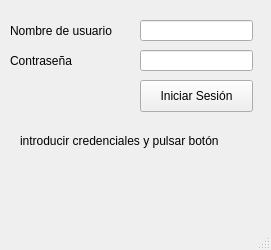
<?xml version="1.0" encoding="UTF-8"?>
<ui version="4.0">
 <class>MainWindow</class>
 <widget class="QMainWindow" name="MainWindow">
  <property name="geometry">
   <rect>
    <x>0</x>
    <y>0</y>
    <width>271</width>
    <height>250</height>
   </rect>
  </property>
  <property name="windowTitle">
   <string>escobaUnemi</string>
  </property>
  <property name="documentMode">
   <bool>false</bool>
  </property>
  <widget class="QWidget" name="centralwidget">
   <widget class="QPushButton" name="iniciarSesion">
    <property name="geometry">
     <rect>
      <x>140</x>
      <y>80</y>
      <width>113</width>
      <height>32</height>
     </rect>
    </property>
    <property name="text">
     <string>Iniciar Sesión</string>
    </property>
   </widget>
   <widget class="QLineEdit" name="username">
    <property name="geometry">
     <rect>
      <x>140</x>
      <y>20</y>
      <width>113</width>
      <height>21</height>
     </rect>
    </property>
   </widget>
   <widget class="QLineEdit" name="password">
    <property name="geometry">
     <rect>
      <x>140</x>
      <y>50</y>
      <width>113</width>
      <height>21</height>
     </rect>
    </property>
    <property name="echoMode">
     <enum>QLineEdit::Password</enum>
    </property>
   </widget>
   <widget class="QLabel" name="label">
    <property name="geometry">
     <rect>
      <x>10</x>
      <y>20</y>
      <width>121</width>
      <height>21</height>
     </rect>
    </property>
    <property name="text">
     <string>Nombre de usuario</string>
    </property>
   </widget>
   <widget class="QLabel" name="label_2">
    <property name="geometry">
     <rect>
      <x>10</x>
      <y>50</y>
      <width>121</width>
      <height>21</height>
     </rect>
    </property>
    <property name="text">
     <string>Contraseña</string>
    </property>
   </widget>
   <widget class="QLabel" name="progress">
    <property name="geometry">
     <rect>
      <x>20</x>
      <y>110</y>
      <width>241</width>
      <height>61</height>
     </rect>
    </property>
    <property name="mouseTracking">
     <bool>false</bool>
    </property>
    <property name="text">
     <string>introducir credenciales y pulsar botón</string>
    </property>
    <property name="wordWrap">
     <bool>true</bool>
    </property>
   </widget>
  </widget>
  <widget class="QStatusBar" name="statusbar"/>
 </widget>
 <resources/>
 <connections/>
</ui>
